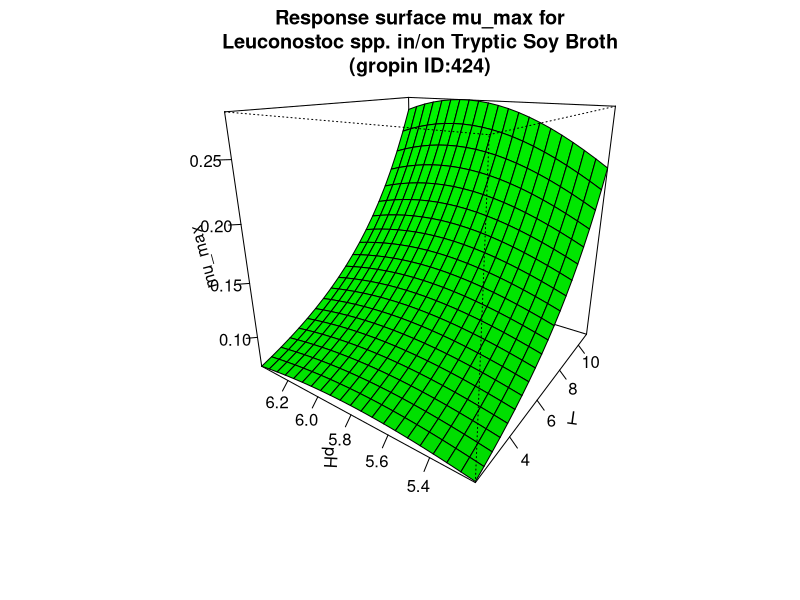

Here is the R script that generated this plot:
#############################
# start of Parameter script
#############################
T <- seq(2.002,10.989010989011,length.out=21)
pH <- seq(5.2052,6.39360639360639,length.out=21)
#############################
# end of Parameter script
#############################
############################# 
# start of Model script Gropin ID 424 
#############################
 
# constant coefficients for this model
 
variables <- data.frame(T,pH)
argumentsPar <- expand.grid(variables)
 
# heart of the model
response_surface <- function(T,pH) {
   mumax <-exp(-12.65+0.004234*(T^2)-0.3024*(pH^2)+0.01535*T*pH-0.004356*T+3.467*pH)

return(mumax=mumax)
} 

# output parameters
mumax <- cbind(argumentsPar,response_surface(argumentsPar['T'],argumentsPar['pH']))
colnames(mumax) <- c(colnames(argumentsPar),'mumax')
#############################
# End of Model script
#############################
############################# 
# start of Visualisation script Gropin ID 424 
#############################
persp(T,pH,matrix(unlist(mumax$mumax),nrow=21),col = 'green',xlab='T',ylab='pH',zlab='mu_max',main='Response surface mu_max for
Leuconostoc spp. in/on Tryptic Soy Broth
(gropin ID:424)',theta=305,phi=20,shade=0.25,ticktype = 'detailed')
#############################
# End of Visualisation script
#############################
